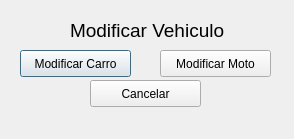
<?xml version="1.0" encoding="UTF-8"?>
<ui version="4.0">
 <class>Modificar</class>
 <widget class="QDialog" name="Modificar">
  <property name="geometry">
   <rect>
    <x>0</x>
    <y>0</y>
    <width>294</width>
    <height>139</height>
   </rect>
  </property>
  <property name="windowTitle">
   <string/>
  </property>
  <widget class="QPushButton" name="pb_modificar_carro">
   <property name="geometry">
    <rect>
     <x>20</x>
     <y>50</y>
     <width>111</width>
     <height>27</height>
    </rect>
   </property>
   <property name="cursor">
    <cursorShape>PointingHandCursor</cursorShape>
   </property>
   <property name="text">
    <string>Modificar Carro</string>
   </property>
  </widget>
  <widget class="QPushButton" name="pb_modificar_moto">
   <property name="geometry">
    <rect>
     <x>160</x>
     <y>50</y>
     <width>111</width>
     <height>27</height>
    </rect>
   </property>
   <property name="cursor">
    <cursorShape>PointingHandCursor</cursorShape>
   </property>
   <property name="text">
    <string>Modificar Moto</string>
   </property>
  </widget>
  <widget class="QPushButton" name="pushButton_3">
   <property name="geometry">
    <rect>
     <x>90</x>
     <y>80</y>
     <width>111</width>
     <height>27</height>
    </rect>
   </property>
   <property name="cursor">
    <cursorShape>PointingHandCursor</cursorShape>
   </property>
   <property name="text">
    <string>Cancelar</string>
   </property>
  </widget>
  <widget class="QLabel" name="label">
   <property name="geometry">
    <rect>
     <x>70</x>
     <y>20</y>
     <width>161</width>
     <height>21</height>
    </rect>
   </property>
   <property name="font">
    <font>
     <pointsize>14</pointsize>
    </font>
   </property>
   <property name="text">
    <string>Modificar Vehiculo</string>
   </property>
  </widget>
 </widget>
 <resources/>
 <connections>
  <connection>
   <sender>pushButton_3</sender>
   <signal>clicked()</signal>
   <receiver>Modificar</receiver>
   <slot>close()</slot>
   <hints>
    <hint type="sourcelabel">
     <x>150</x>
     <y>120</y>
    </hint>
    <hint type="destinationlabel">
     <x>44</x>
     <y>116</y>
    </hint>
   </hints>
  </connection>
 </connections>
</ui>
